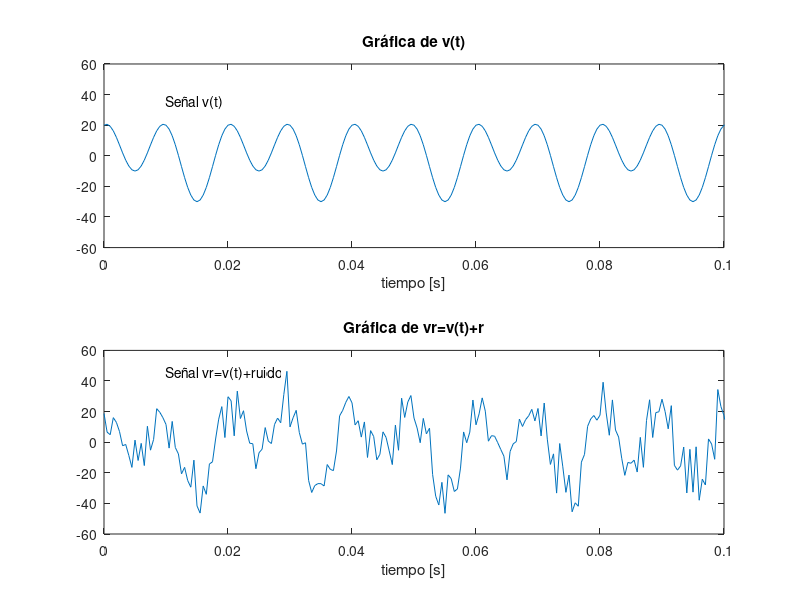
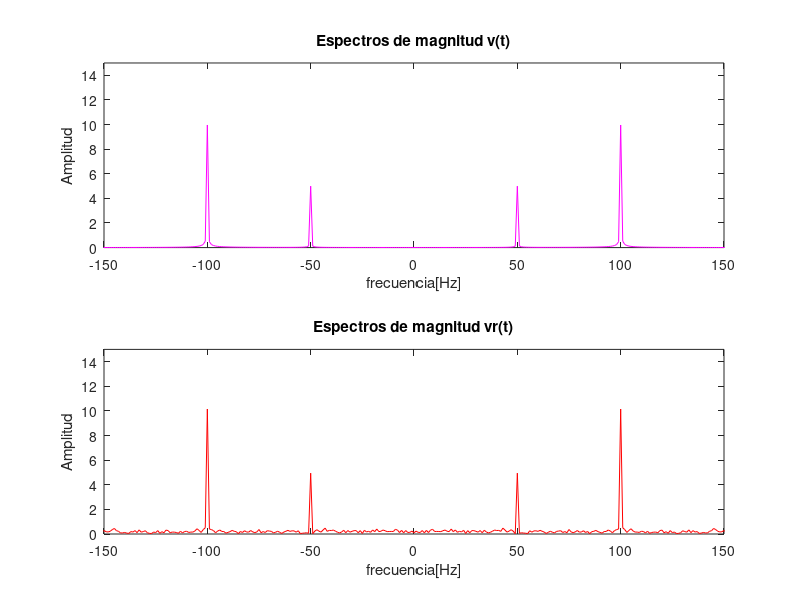
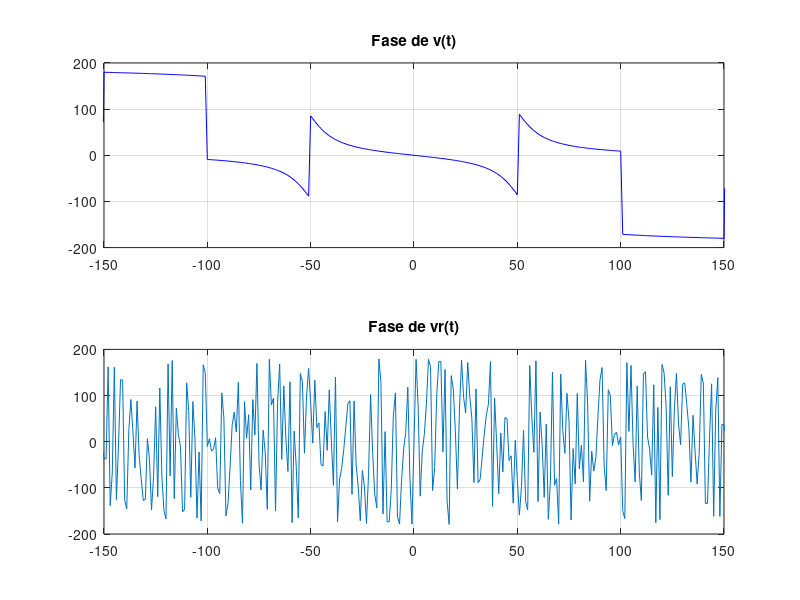
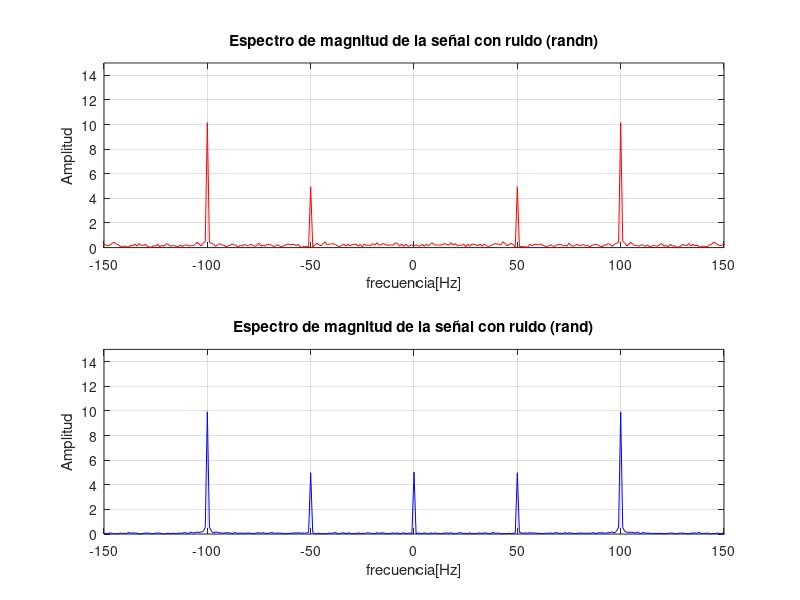

MATLAB code to generate these figures, in order:
%MATLAB BASICS | ALFONSO MV.
%Limpiamos comand, cerramos perfiles , limpiamos workspace
clc
close all
clear all

%General variables
%Frecuencia del coseno y seno
f1=100; 
f2=50; 
%frecuencia de muestreo, 10 veces la frecuencia máxima
fs=20*f1; 
%tiempo de muestreo=inverso de la frecuencia de muestreo
ts=1/fs; 
%vector de tiempo, de cero a un segundo, espaciamiento de ts
t=0:ts:1; 

%Declaración de la señal v(t)
v=20*cos(2*pi*f1*t)+10*sin(2*pi*f2*t);

%F1GURA 1
%Grafica de la señal v(t) en el dominio del tiempo
subplot(2,1,1)
plot(t,v) 
axis([0 0.1 -60 60]) %rango de los ejes
title('Gráfica de v(t)');%agrega título
xlabel('tiempo [s]'); % agregamos etiqueta en eje x
text(0.01,35,'Señal v(t)'); %texto en valores 

%Señal v(t) con ruido
r=randn(size(t)); %generación números aleatorios
vr=v+10*r; %variable aux para el factor de ruido

%apartado 7 
r1=rand(size(t));
vr1=v+10*r1;

%Graficar la señal vr(t) en el dominio del tiempo
subplot(2,1,2)
plot(t,vr) 
axis([0 0.1 -60 60])
title('Gráfica de vr=v(t)+r');
xlabel('tiempo [s]');
text(0.01,45,'Señal vr=v(t)+ruido');




%F1GURA 2
%Figura para obtener los espectros de magnitud v(t) y vr(t)
figure
%N, número de elementos de v
N=length(v); 
% Vector f para un espectro bilateral
f=-fs/2:fs/(N-1):fs/2;
Vf=(1/N)*fftshift(fft(v));

%Agregando lineas
VRf1 = (1/N)*fftshift(fft(vr1));

subplot(211)
plot(f,abs(Vf),'m');
title('Espectros de magnitud v(t)');
xlabel('frecuencia[Hz]');
ylabel('Amplitud');
axis([-150 150 0 15])
VRf=(1/N)*fftshift(fft(vr));

subplot(212)
plot(f,abs(VRf),'r');
title('Espectros de magnitud vr(t)');
xlabel('frecuencia[Hz]');
ylabel('Amplitud');
axis([-150 150 0 15]);




%F1GURA 3
%Figura para obtener los espectros de fase de v(t) y vr(t)
figure
subplot(2,1,1)
%Gráfica f contra V en grados
plot(f,angle(Vf)*180/pi,'b')
title('Fase de v(t)');
axis([-150 150 -200 200])
grid
subplot(2,1,2)
plot(f,angle(VRf)*180/pi)
title('Fase de vr(t)');
axis([-150 150 -200 200])
grid



%F1GURA 4
%Figura para observar ruido
figure

%señal de ruido normalizado con media cero
subplot(2,1,1)
plot(f,abs(VRf),'r'); 
axis([-150 150 0 15]);
title('Espectro de magnitud de la señal con ruido (randn)')
xlabel('frecuencia[Hz]');
ylabel('Amplitud');
grid on

%señal de ruido normalizado con media cero
subplot(2,1,2)
plot(f,abs(VRf1),'b'); 
axis([-150 150 0 15]);
title('Espectro de magnitud de la señal con ruido (rand)')
xlabel('frecuencia[Hz]');
ylabel('Amplitud');
grid on



